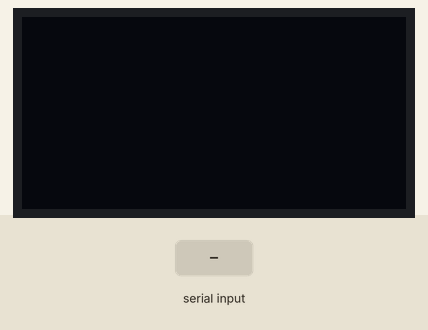
Simulated run of this sketch. Board: Arduino Uno, built with avr-gcc and run on an emulated ATmega328P. Parts: 128×64 one-colour display. Inputs (shaded band) come from the test bench.

Above: at 1.2 s.
1.3 s: "90,45\n" received over Serial
At 2.0 s:
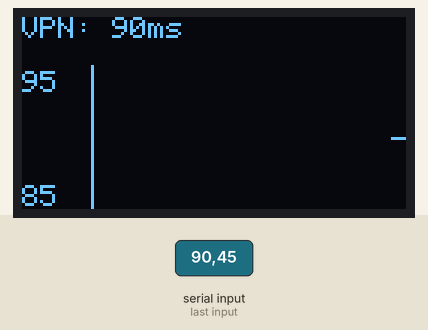
2.8 s: "30,150\n" received over Serial
At 3.2 s:
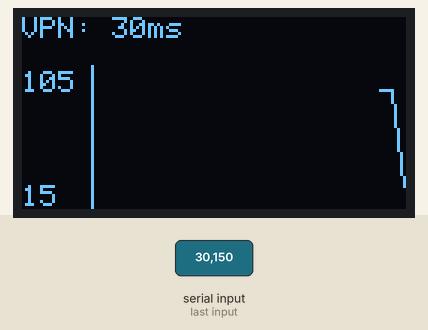
Timing chart, 0 to 5.8 s (numbered marks = the images above; inputs shaded):
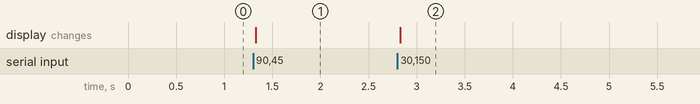

Measured:
- after the input at 1.3 s, the display: changes at once (image 1)
- after the input at 2.8 s, the display: changes at once (image 2)

The sketch:

network_checher.ino
```cpp
#include <Wire.h>
#include <Adafruit_GFX.h>
#include <Adafruit_SSD1306.h>

#define SCREEN_WIDTH 128
#define SCREEN_HEIGHT 64
#define OLED_RESET -1
#define GRAPH_X_START 25

Adafruit_SSD1306 display(SCREEN_WIDTH, SCREEN_HEIGHT, &Wire, OLED_RESET);

const int GRAPH_WIDTH = 30;
int pingHistory[GRAPH_WIDTH];
int currentPing = 0;

void setup() {
  Serial.begin(115200);
  Serial.setTimeout(50);

  if(!display.begin(SSD1306_SWITCHCAPVCC, 0x3C)) {
    for(;;);
  }

  for (int i = 0; i < GRAPH_WIDTH; i++) {
    pingHistory[i] = -1;
  }

  display.clearDisplay();
  display.setTextColor(SSD1306_WHITE);
  display.setTextSize(1);
  display.display();
}

void loop() {
  if (Serial.available() > 0) {
    String incoming = Serial.readStringUntil('\n');
    currentPing = incoming.toInt();

    for (int i = 0; i < GRAPH_WIDTH - 1; i++) {
      pingHistory[i] = pingHistory[i + 1];
    }
    pingHistory[GRAPH_WIDTH - 1] = currentPing;

    drawDashboard();
  }
}

void drawDashboard() {
  display.clearDisplay();

  // Желтая зона (0-15)
  display.setCursor(0, 0);
  display.print("VPN:");
  display.setCursor(30, 0);
  if (currentPing >= 999) {
    display.print("TIMEOUT");
  } else {
    display.print(currentPing);
    display.print("ms");
  }

  int maxP = -1;
  int minP = 9999;

  for (int i = 0; i < GRAPH_WIDTH; i++) {
    if (pingHistory[i] != -1 && pingHistory[i] < 999) {
      if (pingHistory[i] > maxP) maxP = pingHistory[i];
      if (pingHistory[i] < minP) minP = pingHistory[i];
    }
  }

  if (maxP == -1) { maxP = 50; minP = 0; }

  int amp = maxP - minP;
  int pad = (amp < 10) ? 5 : amp / 4;

  int gMax = maxP + pad;
  int gMin = (minP - pad < 0) ? 0 : minP - pad;

  int gBottom = SCREEN_HEIGHT - 1;
  int gTop = 16; // ИСПРАВЛЕНО: смещено в синюю зону

  // Синяя зона (16-63)
  display.setTextSize(1);
  display.setCursor(0, gTop + 2); // ИСПРАВЛЕНО: отступ от линии графика
  display.print(gMax);
  display.setCursor(0, gBottom - 7);
  display.print(gMin);

  display.drawFastVLine(GRAPH_X_START - 2, gTop, gBottom - gTop + 1, SSD1306_WHITE);

  for (int i = 1; i < GRAPH_WIDTH; i++) {
    if (pingHistory[i] == -1) continue;

    int x0 = map(i - 1, 0, GRAPH_WIDTH - 1, GRAPH_X_START, SCREEN_WIDTH - 1);
    int x1 = map(i, 0, GRAPH_WIDTH - 1, GRAPH_X_START, SCREEN_WIDTH - 1);

    int y0 = map(constrain(pingHistory[i-1] == -1 ? pingHistory[i] : pingHistory[i-1], gMin, gMax), gMin, gMax, gBottom, gTop);
    int y1 = map(constrain(pingHistory[i], gMin, gMax), gMin, gMax, gBottom, gTop);

    display.drawLine(x0, y0, x1, y1, SSD1306_WHITE);
  }

  display.display();
}
```
